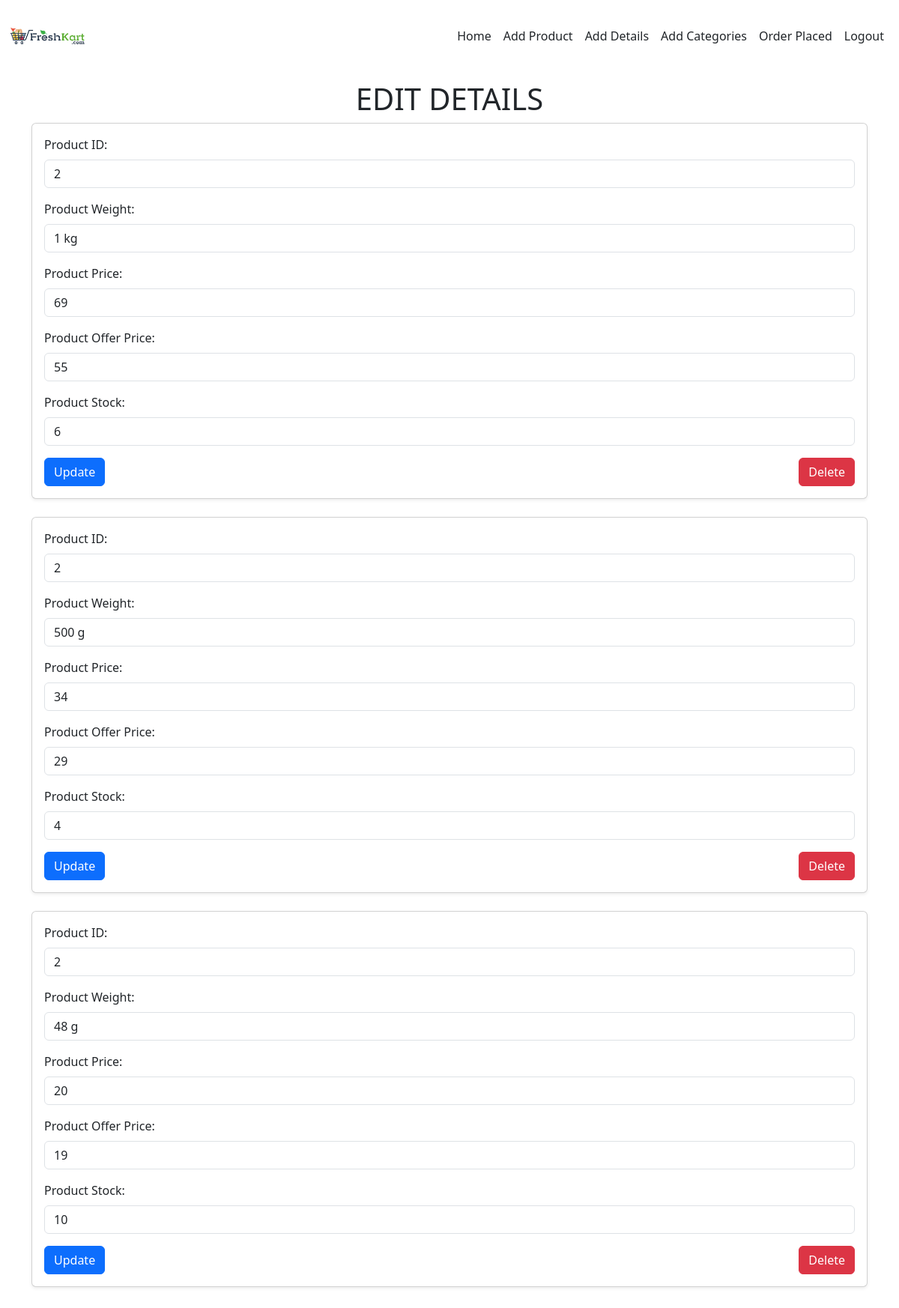
Page /editdetails/2 on the earlier database version.
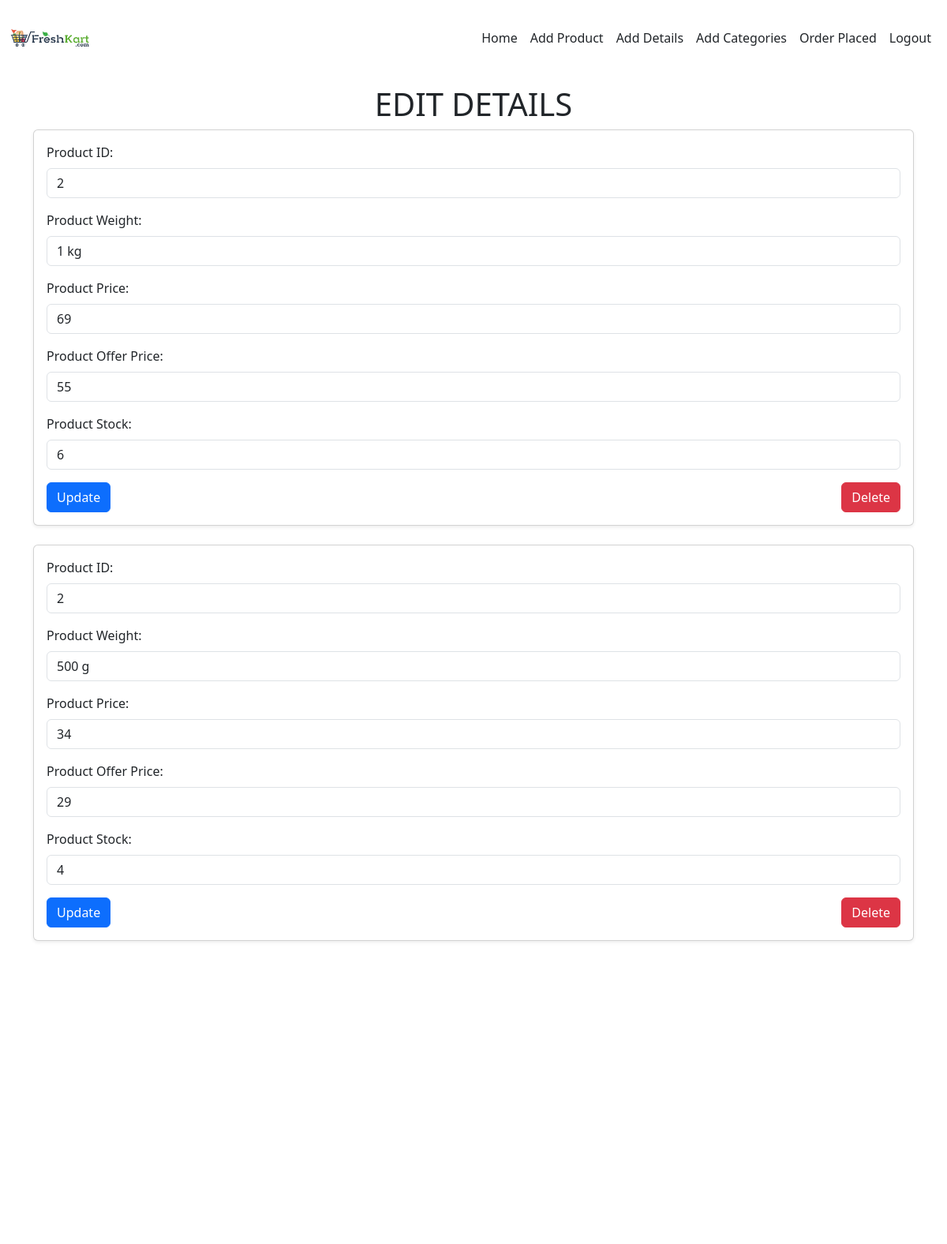
Same page on the later database version.
### store/models.py (models this page shows, shortened)
class Details(models.Model):
    product=models.ForeignKey(Product,on_delete=models.CASCADE)
    weight=models.TextField()
    price=models.IntegerField()
    off_price=models.IntegerField()
    stock=models.IntegerField()
    discount = models.DecimalField(max_digits=5, decimal_places=2, default=0.00)

### store/views.py (the view)
# urls.py: path('editdetails/<pid>',views.editdetails),
def editdetails(req,pid):
    if req.method == 'POST':
        details=req.POST['d_id']
        product=req.POST['p_id']
        weight=req.POST['p_weight']
        price=req.POST['p_price']
        offprice=req.POST['of_price']
        stock=req.POST['p_stock']
        Details.objects.filter(pk=details).update(product=Product.objects.get(pk=product),weight=weight,price=price,off_price=offprice,stock=stock)
        return redirect(shop_home)
    else:
        data=Details.objects.filter(product=pid)
        data1=Product.objects.get(pk=pid)
        return render(req,'shop/editdetails.html',{'data':data,'data1':data1})

### template/shop/editdetails.html (shortened to what this page needs)
<!DOCTYPE html>
<html lang="en">
<head>
    {% load static %}
    <link rel="stylesheet" href="{% static 'css/shop.css' %}">
    <link href="https://cdn.jsdelivr.net/npm/bootstrap@5.3.3/dist/css/bootstrap.min.css" rel="stylesheet">
    <link rel="stylesheet" href="https://cdnjs.cloudflare.com/ajax/libs/font-awesome/6.7.2/css/all.min.css" />
</head>
<body style="background-image: url(static/img/grogo.jpeg); margin-bottom: 800vh;">
    <nav class="  navbar navbar-expand-sm bg-white navbar-white fixed-top ">
        <div class="container-fluid">
            <a href="shop_home"><img src="{% static 'images/logo.jpg' %}" alt="Logo" class="img-fluid" style="height: 80px; width: auto;"></a>
          <div class="collapse navbar-collapse justify-content-end " id="collapsibleNavbar">
            <ul class="navbar-nav">
              <li class="nav-item">
                <a class="nav-link  active text-dark" href="../">Home</a>
              </li>
              <li class="nav-item ">
                <a class="nav-link text-dark " href="addproduct">Add Product</a>
              </li>
              <li class="nav-item  ">
                <a class="nav-link text-dark" href="details">Add Details</a>
              </li>
              <li class="nav-item  ">
                <a class="nav-link text-dark" href="categoryyy">Add Categories</a>
              </li>
              <li class="nav-item  ">
                <a class="nav-link text-dark" href="bookings">Order Placed</a>
              </li>
              <li class="nav-item  ">
                <a class="nav-link text-dark" href="logout">Logout</a>
              </li>
            </ul>
          </div>
        </div>
    </nav>
    <div class="container mt-5" style="border-top-width: 44px;border-top-style: solid;">
        <h1><center>EDIT DETAILS</center></h1>
        {% for i in data %}
        <form action="" method="post">
            <div class="card shadow-sm mb-4">
                <div class="card-body">
                    <div class="mb-3">
                        <label for="p_id" class="form-label">Product ID:</label>
                        <input type="number" id="p_id" name="p_id" class="form-control" value="{{i.product_id}}" readonly>
                    </div>
                    <div class="mb-3">
                        <label for="p_weight" class="form-label">Product Weight:</label>
                        <input type="text" id="p_weight" name="p_weight" class="form-control" required value="{{i.weight}}">
                    </div>
                    <div class="mb-3">
                        <label for="p_price" class="form-label">Product Price:</label>
                        <input type="number" id="p_price" name="p_price" class="form-control" required value="{{i.price}}">
                    </div>
                    <div class="mb-3">
                        <label for="of_price" class="form-label">Product Offer Price:</label>
                        <input type="number" id="of_price" name="of_price" class="form-control" required value="{{i.off_price}}">
                    </div>
                    <div class="mb-3">
                        <label for="p_stock" class="form-label">Product Stock:</label>
                        <input type="number" id="p_stock" name="p_stock" class="form-control" required value="{{i.stock}}">
                    </div>
                    <div class="d-flex justify-content-between">
                        <button type="submit" class="btn btn-primary">Update</button>
                        <a href="../delete_details/{{i.pk}}" class="btn btn-danger">Delete</a>
                    </div>
                </div>
            </div>
        </form>
        {% endfor %}
    </div>
</body>
</html>

Differences in the rows shown:
removed Details: p_id "2", p_weight "48 g", p_price "20", of_price "19", p_stock "10"
